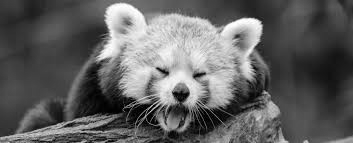
#> input picture image.png, 353 x 143 px
$ python image_processing.py
#> lines starting #> are read from the running program, lines starting #| are printed output that depends on the picture
"""
Numerical Computing Project - Part I
Image Processing and Edge Detection

This module handles the initial image processing:
- Grayscale conversion
- Canny edge detection
- Edge image saving for subsequent spline processing
"""

import cv2
import numpy as np
import os

def load_and_process_image(image_path='../image.png', low_threshold=100, high_threshold=200):
    """
    Load image and apply Canny edge detection

    Args:
        image_path (str): Path to input image
        low_threshold (int): Lower threshold for Canny
        high_threshold (int): Upper threshold for Canny

    Returns:
        tuple: (original_image, edge_image)
    """
#> called with image_path = '../image.png', low_threshold = 100, high_threshold = 200
    print("=" * 60)
    print("PART I: IMAGE PROCESSING AND EDGE DETECTION")
    print("=" * 60)
    print(f"Loading image from: {image_path}")

    # Load image in grayscale
    imagen = cv2.imread(image_path, cv2.IMREAD_GRAYSCALE)
#> imagen is the input picture: shape (143, 353); min 0, max 255, mean 97

    if imagen is None:
        print(f"Error: Could not load image. Check path: {image_path}")
        return None, None

    print(f"✓ Image loaded successfully")
    print(f"  Dimensions: {imagen.shape[1]} x {imagen.shape[0]} pixels")
#|   Dimensions: 353 x 143 pixels
    print(f"  Data type: {imagen.dtype}")
#|   Data type: uint8

    # Apply Canny edge detector
    print(f"\nApplying Canny edge detection...")
    print(f"  Lower threshold: {low_threshold}")
    print(f"  Upper threshold: {high_threshold}")

    bordes = cv2.Canny(imagen, low_threshold, high_threshold)
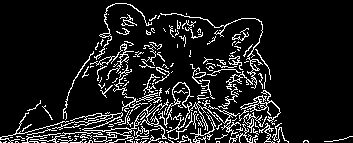
#> bordes: shape (143, 353); 11.2% white in thin lines or dots

    print(f"✓ Edge detection completed")
    print(f"  Edge pixels detected: {np.count_nonzero(bordes)}")
#|   Edge pixels detected: 5641

    return imagen, bordes

def display_results(original_image, edge_image):
    """
    Display original and edge-detected images
    """
    if original_image is None or edge_image is None:
        return

    print(f"\nDisplaying results...")

    # Show original image in grayscale
    cv2.imshow('Original Image (Grayscale)', original_image)

    # Show detected edges
    cv2.imshow('Detected Edges (Canny)', edge_image)

    # Wait for key press to exit
    print("Press any key to close windows...")
    cv2.waitKey(0)

    # Close all OpenCV windows
    cv2.destroyAllWindows()

def save_edge_image(edge_image, output_path='bordes_panda_canny.jpg'):
    """
    Save the edge-detected image
    """
    if edge_image is None:
        return False

    cv2.imwrite(output_path, edge_image)
    print(f"✓ Edge image saved as: {output_path}")
    return True

def main():
    """
    Main function for image processing workflow
    """
    try:
        # Load and process image
        original_image, edge_image = load_and_process_image()

        if original_image is None:
            return False

        # Display results
        display_results(original_image, edge_image)

        # Save edge image
        save_edge_image(edge_image)

        print(f"\n✓ Image processing completed successfully!")
        print(f"Next step: Run cubic_splines.py for spline interpolation")

        return True

    except Exception as e:
        print(f"Error during image processing: {str(e)}")
        return False

if __name__ == "__main__":
    main()
